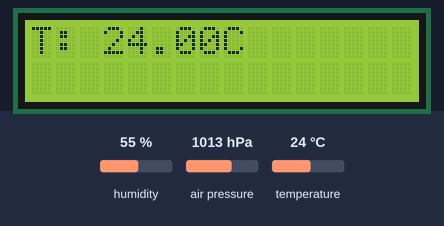
Recording of a sketch running on a simulated ESP8266 (NodeMCU). Parts: 16×2 character LCD. The inputs (shaded band) are chosen by the test bench; at power-on: humidity 55 %, air pressure 1013 hPa, temperature 24 °C. WiFi joins after 1.5 s; servers stay silent unless stated; uploads are accepted with an empty reply; what the sketch prints to the serial monitor is not drawn.

Above: at 3.2 s.
3.3 s: humidity set to 22 %
At 13.9 s:
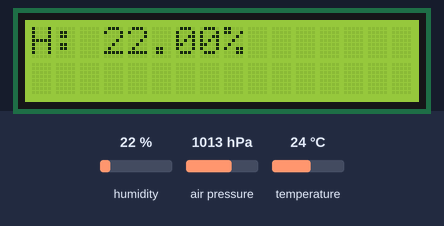
16.0 s: air pressure set to 952 hPa
At 23.5 s:
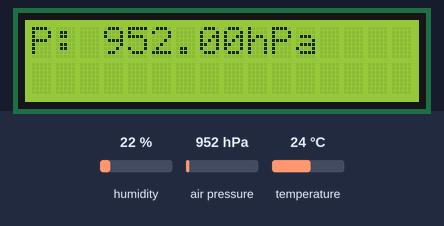
26.3 s: temperature set to 12 °C
At 27.9 s:
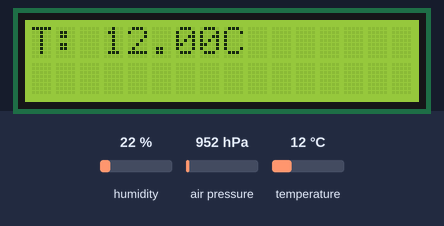
34.6 s: humidity set to 40 %
At 38.6 s:
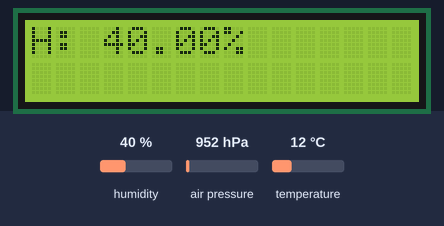
42.9 s: air pressure set to 975 hPa
At 48.1 s:
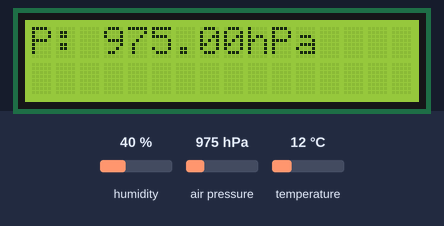
Timing chart, 0 to 49.6 s (numbered marks = the images above; inputs shaded):
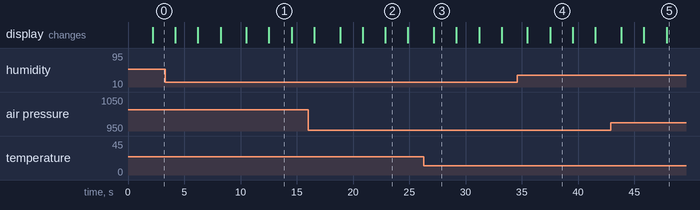

Measured:
- what the display in image 1 shows lasts 2.0 s, from 12.5 s to 14.5 s

The sketch:

sketch_nov24a.ino
```cpp
#include <Wire.h>
#include <Adafruit_Sensor.h>
#include <Adafruit_BME280.h>
#include <ESP8266WiFi.h>
#include <ESP8266HTTPClient.h>
#include <LiquidCrystal_I2C.h>  // Ajout de l'inclusion de la bibliothèque LiquidCrystal_I2C

// Connection à l'API
const char *ssid = "Oppo-234z";
const char *password = "123456789";
const char *apiEndpoint = "http://192.168.252.119/apisite/post_meteo.php"; // Mettez l'adresse complète de l'API, y compris le protocole (http://)

Adafruit_BME280 bme;
LiquidCrystal_I2C lcd(0x27, 16, 2);  // Adresse I2C, nombre de colonnes, nombre de lignes

void setup() {
  Serial.begin(9600);
  Serial.println("Debut du programme");

  Wire.begin(0, 2);

  if (!bme.begin(0x76)) {
    Serial.println("Impossible de trouver un capteur BME280, vérifiez votre câblage !");
    while (1);
  }

  // Initialisation de l'écran
  lcd.init(); // initialisation de l'afficheur

  // Efface l'écran
  lcd.clear();
  lcd.home();

  // Connexion au réseau WiFi
  WiFi.begin(ssid, password);
  while (WiFi.status() != WL_CONNECTED) {
    delay(1000);
    Serial.println("Connexion au WiFi en cours...");
  }

  Serial.println("Connecté au réseau WiFi");
}

void loop() {
  Serial.println("Lecture du capteur BME280...");

  float temperature = bme.readTemperature();
  float humidity = bme.readHumidity();
  float pressure = bme.readPressure() / 100.0F;

  Serial.print("Température = ");
  Serial.print(temperature);
  Serial.println(" °C");

  Serial.print("Humidité = ");
  Serial.print(humidity);
  Serial.println(" %");

  Serial.print("Pression = ");
  Serial.print(pressure);
  Serial.println(" hPa");

  // Affichage sur l'écran LCD
  lcd.backlight(); // Allumer le rétroéclairage

  lcd.setCursor(0, 0);
  lcd.print("T: ");
  lcd.print(temperature);
  lcd.print("C");
  delay(2000);
  lcd.print("       ");


  lcd.setCursor(0, 0);
  lcd.print("H: ");
  lcd.print(humidity);
  lcd.print("%");
  delay(2000);
  lcd.print("       ");


  lcd.setCursor(0, 0);
  lcd.print("P: ");
  lcd.print(pressure);
  lcd.print("hPa");
  delay(2000);
  lcd.print("      ");
  lcd.clear();

  // Envoi des données à l'API
  sendSensorData(temperature, humidity, pressure);

  delay(2000); // Attendre 2 secondes entre les lectures
}

void sendSensorData(float temp, float hum, float pres) {
  if (WiFi.status() == WL_CONNECTED) {
    HTTPClient http;
    WiFiClient wifiClient; // Créer un objet WiFiClient

    // Préparez les données à envoyer
String data = "{\"temp\":" + String(temp) +
              ",\"hum\":" + String(hum) +
              ",\"pres\":" + String(pres) + "}";

    // Commencez la requête HTTP POST avec le client WiFi
    http.begin(wifiClient, apiEndpoint);
    http.addHeader("Content-Type", "application/json");

    // Envoyez les données
    int httpCode = http.POST(data);

    // Vérifiez le code de réponse
    if (httpCode > 0) {
      Serial.println("Données envoyées avec succès à l'API");
      Serial.print("Data to send: ");
      Serial.println(data);
      Serial.println(httpCode);
    } else {
      Serial.println("Erreur lors de l'envoi des données à l'API");
    }

    // Libérez les ressources de la requête HTTP
    http.end();
  } else {
    Serial.println("Erreur de connexion WiFi");
  }
}
```
